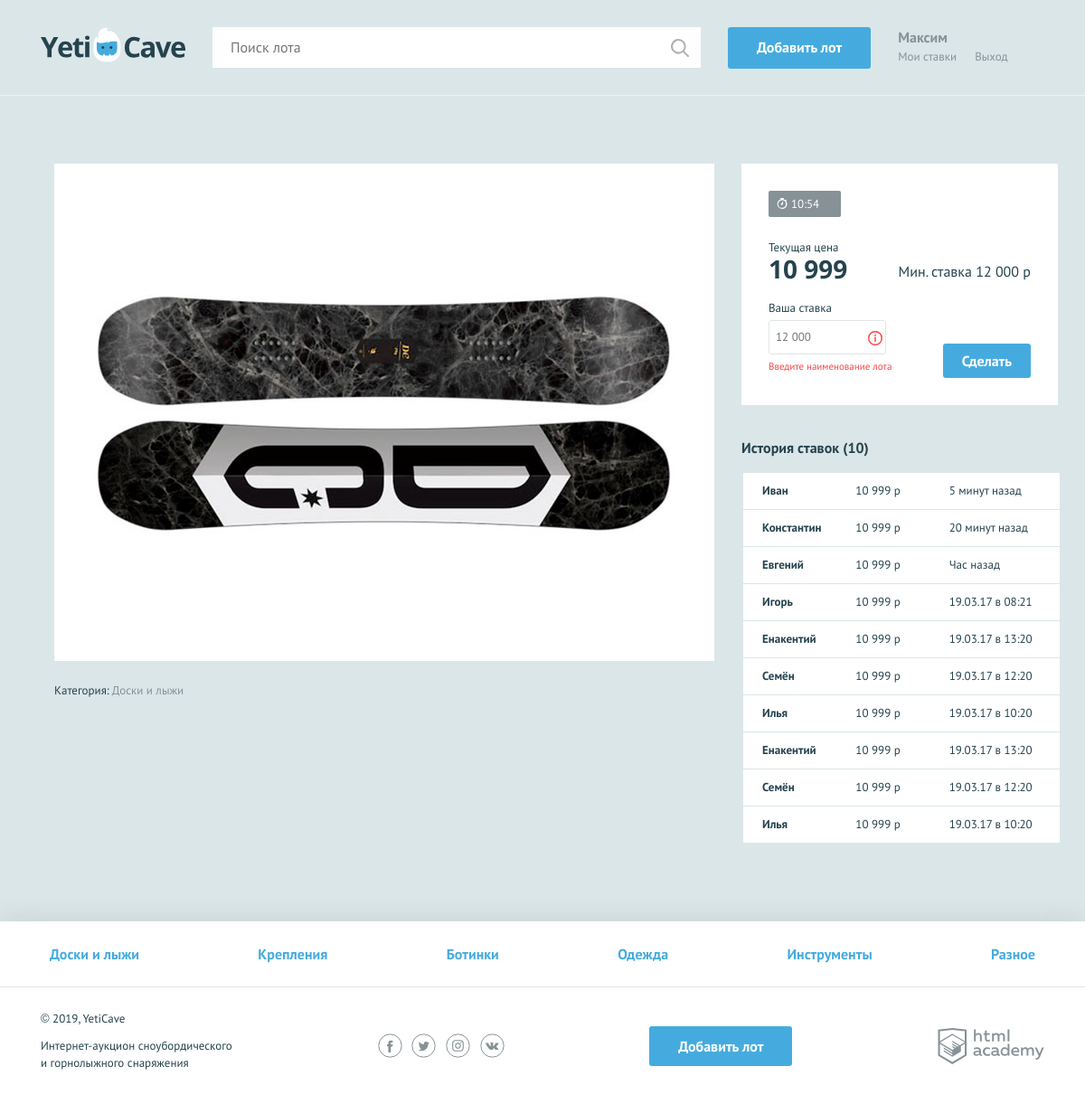
Screenshot of /lot.php?id=1 with the database file from the repository.
### tables this page shows
CREATE TABLE categories (
  id TINYINT UNSIGNED AUTO_INCREMENT PRIMARY KEY   NOT NULL,
  name VARCHAR(128) UNIQUE                         NOT NULL,
  code VARCHAR(64) UNIQUE                          NOT NULL
);

### helpers.php (called while the page is built, shortened)
<?php
function include_template($name, array $data = []) {
    $name = 'templates/' . $name;
    extract($data);
    require $name;
    $result = ob_get_clean();
    return $result;
}

### data_function.php (called while the page is built, shortened)
<?php
function get_link()
{
  $link = mysqli_connect('localhost', 'root', '', 'yeticave');
      mysqli_set_charset($link, "utf8");
      return $link;
}
function get_categories(): array
{
  $link = get_link();
  $get_categories_sql = 'SELECT * FROM categories';
  $get_categories = mysqli_query($link, $get_categories_sql);
  $categories = mysqli_fetch_all($get_categories, MYSQLI_ASSOC);
  return $categories;
}
?>

### templates/layout.php (the view, shortened to what this page needs)
<!DOCTYPE html>
<html lang="ru">
<head>
    <link href="../css/normalize.min.css" rel="stylesheet">
    <link href="../css/style.css" rel="stylesheet">
</head>
<body>
<div class="page-wrapper">
<header class="main-header">
    <div class="main-header__container container">
        <a class="main-header__logo">
            <img src="../img/logo.svg" width="160" height="39" alt="Логотип компании YetiCave">
        </a>
        <form class="main-header__search" method="get" action="https://echo.htmlacademy.ru" autocomplete="off">
            <input type="search" name="search" placeholder="Поиск лота">
            <input class="main-header__search-btn" type="submit" name="find" value="Найти">
        </form>
        <a class="main-header__add-lot button" href="pages/add-lot.html">Добавить лот</a>
        <nav class="user-menu">
            <?php if ($is_auth === 1): ?>
                <div class="user-menu__logged">
                    <p><?=$user_name; ?></p>
                    <a class="user-menu__bets" href="pages/my-bets.html">Мои ставки</a>
                    <a class="user-menu__logout" href="#">Выход</a>
                </div>
            <?php endif; ?>
        </nav>
    </div>
</header>
<main class="container">
  <?= $content; ?>
</main>
</div>
<footer class="main-footer">
    <nav class="nav">
        <ul class="nav__list container">
            <?php foreach($categories as $category): ?>
                <li class="nav__item">
                    <a href="pages/all-lots.html"><?=$category['name'];?></a>
                </li>
        <?php endforeach; ?>
        </ul>
    </nav>
    <div class="main-footer__bottom container">
        <div class="main-footer__copyright">
            <p>© 2019, YetiCave</p>
            <p>Интернет-аукцион сноубордического и горнолыжного снаряжения</p>
        </div>
        <div class="main-footer__social social">
            <a class="social__link social__link--facebook" href="#">
            </a>
            <a class="social__link social__link--twitter" href="#">
            </a>
            <a class="social__link social__link--instagram" href="#">
            </a>
            <a class="social__link social__link--vkontakte" href="#">
            </a>
        </div>
        <a class="main-footer__add-lot button" href="add-lot.html">Добавить лот</a>
        <div class="main-footer__developed-by">
            <a class="logo-academy" href="https://htmlacademy.ru/intensive/php">
            </a>
        </div>
    </div>
</footer>
</body>
</html>

### css/style.css (style rules this page uses)
html, body { height: 100%; }
.page-wrapper { display: flex; flex-direction: column; min-height: 100%; margin-bottom: -202px; }
.page-wrapper::after { content: ""; display: block; }
.page-wrapper::after { height: 85px; }
main { margin-bottom: 202px; }
body { min-width: 1140px; background-color: #dbe6e9; font-family: "PT Sans", sans-serif; font-weight: 400; font-size: 16px; line-height: 26px; color: #25434e; }
a { text-decoration: none; }
.container { width: 1110px; margin: 0 auto; padding: 0 15px; }
main.container { margin-bottom: 202px; }
.button { display: block; padding: 9px 32px; background-color: #45abde; color: #ffffff; text-align: center; font-weight: 700; border: none; border-radius: 3px; }
.main-header { padding: 30px 0 29px; border-bottom: 1px solid rgba(255, 255, 255, 0.5); }
.main-header__container { display: -webkit-flex; display: -ms-flexbox; display: flex; -webkit-justify-content: flex-start; -ms-flex-pack: start; justify-content: flex-start; }
.main-header__logo { display: block; margin-right: 30px; }
.main-header__search { position: relative; width: 540px; margin-right: 30px; }
.main-header__search input[type="search"] { width: 100%; padding: 8px 19px 9px 19px; border: 1px solid #ffffff; }
.main-header__search-btn { content: ""; position: absolute; top: 3px; right: 3px; width: 20px; height: 20px; padding: 20px; background: url("../img/search.svg") center no-repeat; opacity: 0.3; border: 0; font-size: 0; }
.main-header__add-lot { max-width: 160px; margin-right: 30px; }
.user-menu { display: -webkit-flex; display: -ms-flexbox; display: flex; }
.user-menu__logged { color: #879296; line-height: 22px; }
.user-menu__logged p { font-weight: 700; margin: 0; }
.user-menu__logged a { color: #879296; font-size: 13px; font-weight: 400; float: left; }
.user-menu__logged a:last-child { margin-left: 20px; }
.main-footer { background-color: #ffffff; box-shadow: 0 0 30px 0 rgba(0, 0, 0, 0.1); }
.main-footer__bottom { display: -webkit-flex; display: -ms-flexbox; display: flex; -webkit-justify-content: space-between; -ms-flex-pack: justify; justify-content: space-between; -webkit-align-items: center; -ms-flex-align: center; align-items: center; padding: 25px 0; }
.main-footer__copyright { max-width: 212px; }
.main-footer__copyright p { margin: 0; margin-bottom: 11px; font-size: 13px; line-height: 19px; }
.main-footer__social { width: 140px; }
.social { display: -webkit-flex; display: -ms-flexbox; display: flex; -webkit-justify-content: space-between; -ms-flex-pack: justify; justify-content: space-between; -webkit-flex-wrap: wrap; -ms-flex-wrap: wrap; flex-wrap: wrap; }
.social__link { width: 27px; height: 27px; }
.logo-academy { display: block; width: 118px; height: 40px; }
.nav { background-color: #ffffff; border-bottom: 1px solid #e1e6e7; }
.nav__list { display: -webkit-flex; display: -ms-flexbox; display: flex; -webkit-justify-content: space-between; -ms-flex-pack: justify; justify-content: space-between; -webkit-flex-wrap: wrap; -ms-flex-wrap: wrap; flex-wrap: wrap; list-style: none; }
.nav__item a { position: relative; display: block; padding: 12px 10px; font-weight: 700; color: #45abde; }
.nav__item a::before { content: ""; display: none; position: absolute; bottom: 0; width: calc(100% - 20px); height: 3px; background-color: #e2e5e6; }
.main-footer .nav__item a { padding: 23px 10px; }

### rows the page displays
categories: name "Доски и лыжи"
categories: name "Крепления"
categories: name "Ботинки"
categories: name "Одежда"
categories: name "Инструменты"
categories: name "Разное"

### other values shown
$user_name "Максим"
